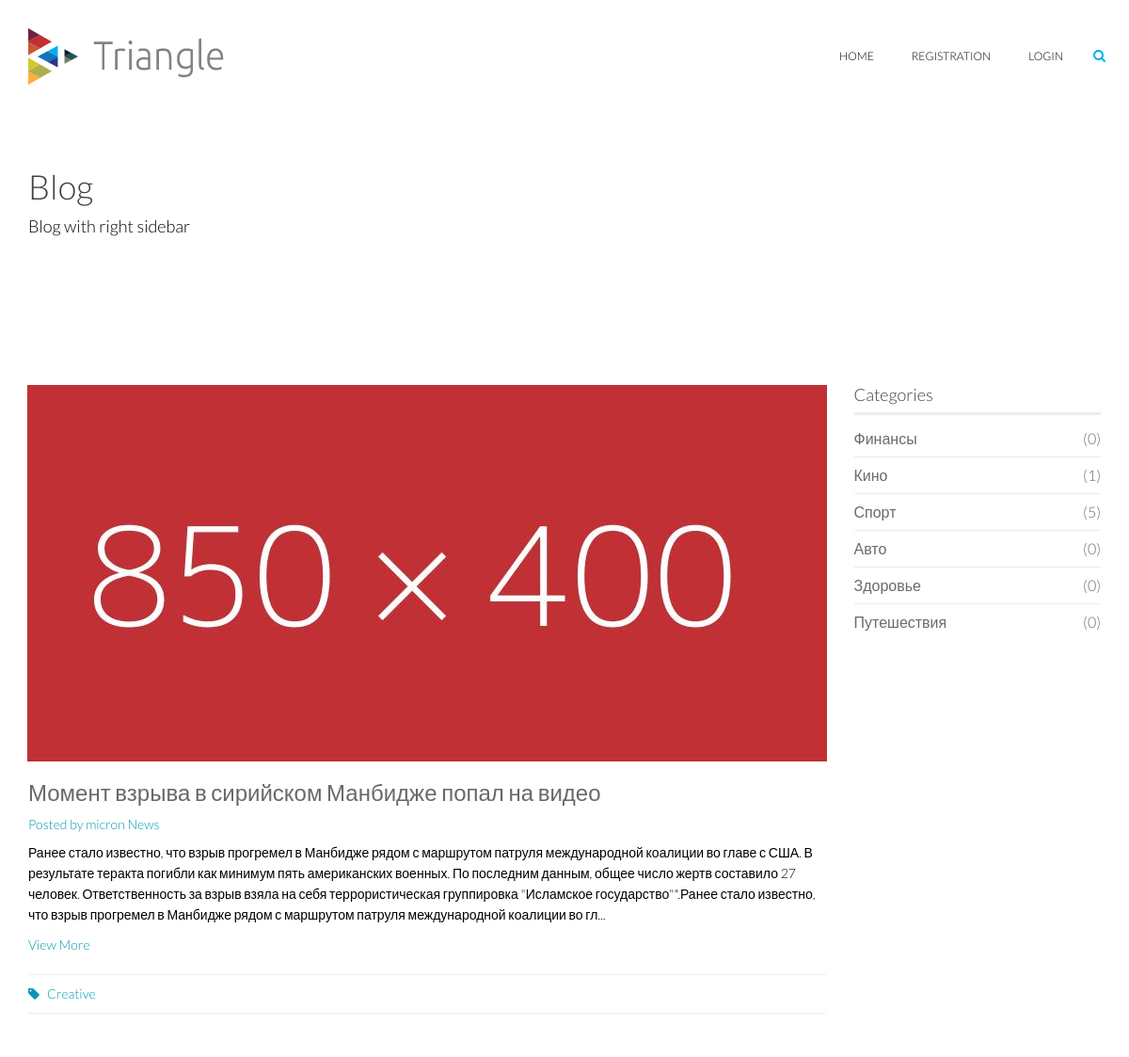
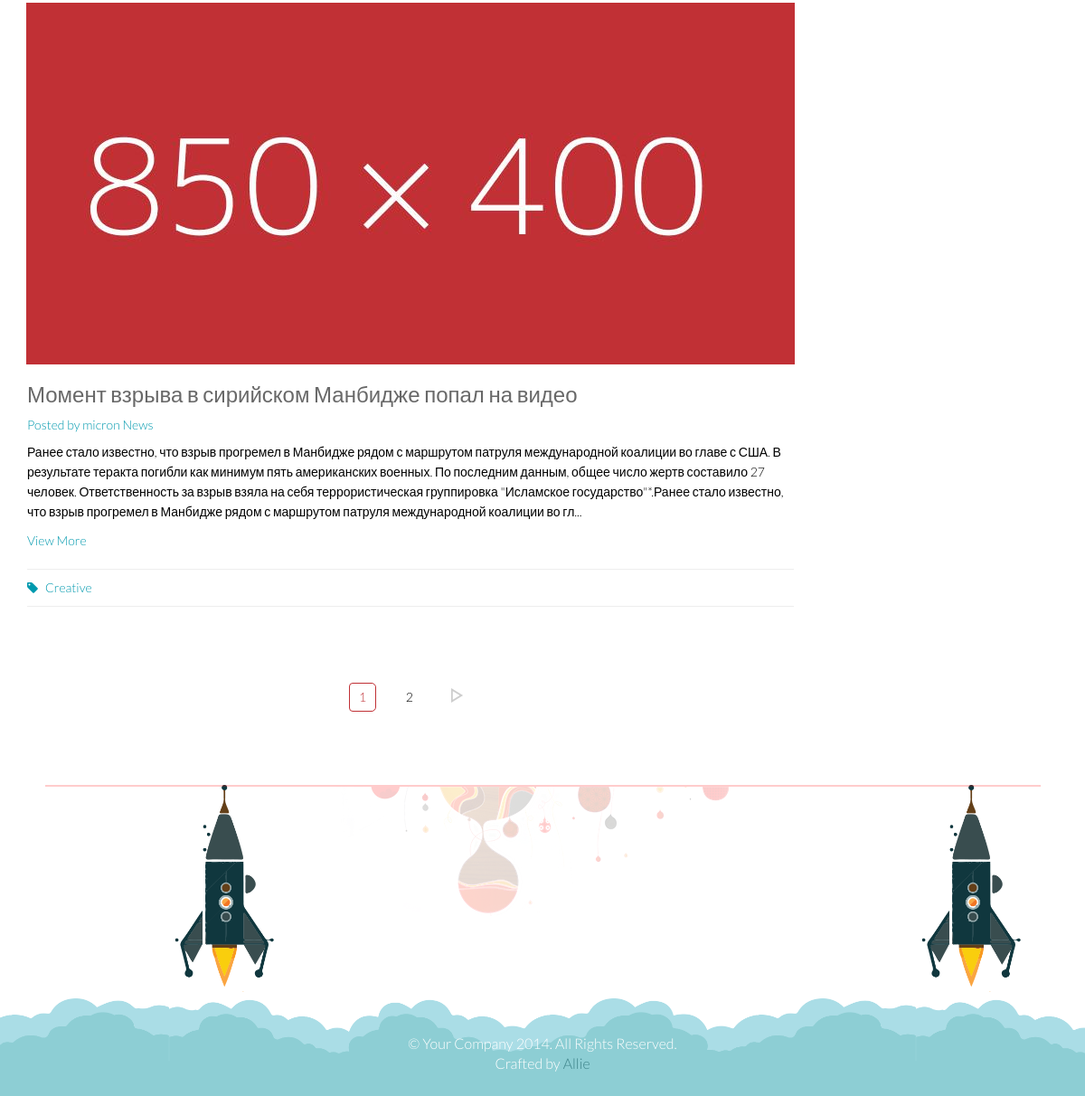
Before: / with the older database file (2 pictures, top to bottom).
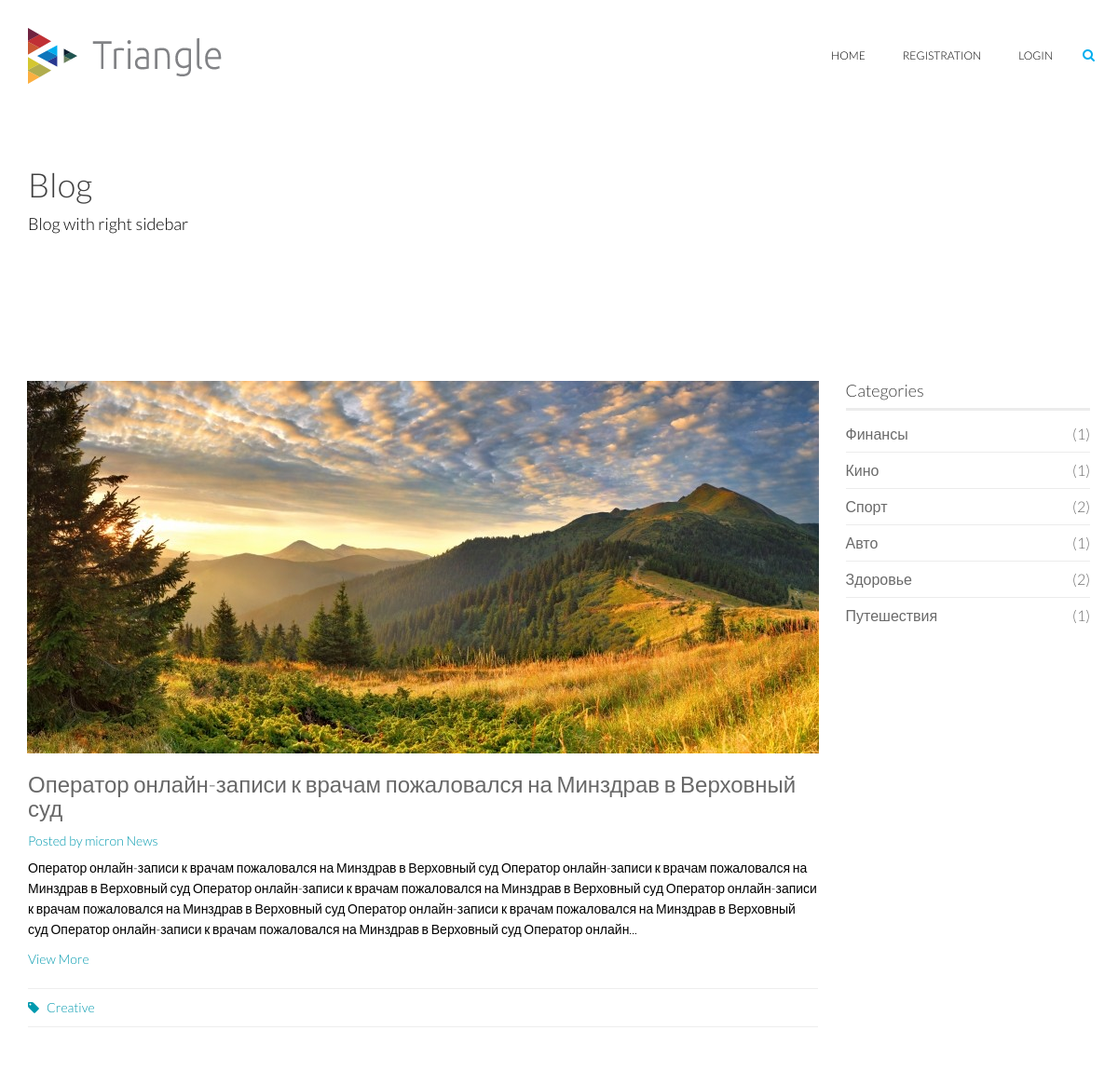
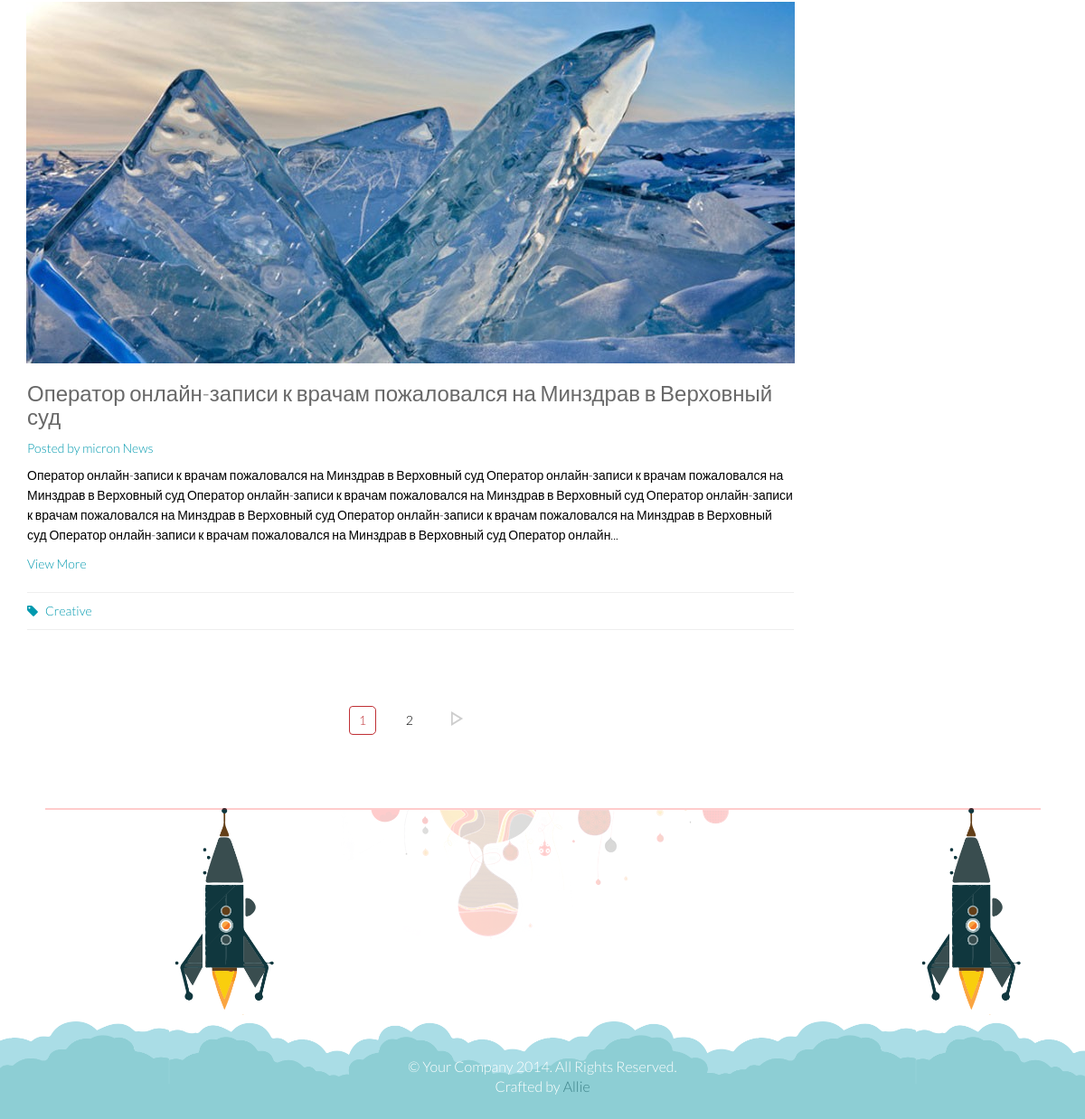
After: the same page with the newer database file (2 pictures, top to bottom).
### tables this page shows
CREATE TABLE `news` (
  `id` int(11) NOT NULL,
  `picture` varchar(255) NOT NULL,
  `caption` varchar(255) NOT NULL,
  `description` text NOT NULL,
  `love` int(11) NOT NULL DEFAULT '0',
  `comments` int(11) NOT NULL DEFAULT '0',
  `date` date NOT NULL,
  `category_id` int(11) NOT NULL,
  `author` varchar(32) NOT NULL,
  `activism` varchar(1) NOT NULL
);

CREATE TABLE `category` (
  `id` int(11) NOT NULL,
  `name` varchar(255) NOT NULL,
  `sort_order` int(11) NOT NULL
);

### components/components.php (called while the page is built, shortened)
<?php
function connectionToTheDatabase()
{
	try {
  	$connect = new PDO(HOST, USERNAME, PASSWORD);
	} catch(PDOException $err) {
  	echo "Ошибка: не удается подключиться: " . $err->getMessage();
	}
	return $connect;
}
function displayTheTemplateNewParameter($folder, $res, $data, $categories, $categoryID)
{
	$template = ROOT.'/views/'.$folder.'/view.php';
	include_once($template);
	return true;
}
function getTotalRecords($categoryID) {
	$db = connectionToTheDatabase();
	$activism = 'Y';
	$PageSql = 'SELECT COUNT(*) as count FROM news WHERE category_id = :category_id AND activism = :activism';
	$statement = $db->prepare($PageSql);
	$statement->bindParam(':category_id', $categoryID, PDO::PARAM_INT);
	$statement->bindParam(':activism', $activism, PDO::PARAM_STR);
	$statement->setFetchMode(PDO::FETCH_ASSOC);
	$statement->execute();
	$row = $statement->fetch();
	return $row['count'];
}

### controllers/controllers.php (called while the page is built, shortened)
<?php
function displayEntries()
{
	$categories = getCategoriesList();
	$data = getPaginationData();
	$action = getAction();
	$count = countingRecords($action);
	$data['page'] = false;
	if ($count > 2) { $data['page'] = true; }
	$res = getAllRecords($data['start'], $data['perpage']);
	displayTheTemplateNewParameter('blogging', $res, $data, $categories, array());
	return true;
}

### models/models.php (called while the page is built, shortened)
<?php
function getAllRecords($start, $perpage)
{
	$activism = 'Y';
	$db = connectionToTheDatabase();
	$sql = 'SELECT * FROM news WHERE activism = :activism ORDER BY id DESC LIMIT :start, :perpage ';
	$statement = $db->prepare($sql);
	$statement->bindParam(':start', $start, PDO::PARAM_INT);
	$statement->bindParam(':perpage', $perpage, PDO::PARAM_INT);
	$statement->bindParam(':activism', $activism, PDO::PARAM_STR);
	$statement->execute();
	$data = $statement->fetchAll(PDO::FETCH_CLASS);
	if (!empty($data)) return $data;
	else return showTemplate("На этой странице нету контента...", "message_2", true);
}
function getCategoriesList()
{
	$db = connectionToTheDatabase();
	$categoryList = array();
  $result = $db->query('SELECT id, name FROM category ORDER BY sort_order ASC');
  $i = 0;
  while ($row = $result->fetch()) {
      $categoryList[$i]['id'] = $row['id'];
      $categoryList[$i]['name'] = $row['name'];
      $i++;
  }
  return $categoryList;
}

### views/layouts/categories.php (the view, shortened to what the changed rows need)
<?php if ($folder == 'blogging') { ?>
	<?php foreach ($categories as $categoryItem): ?>
		<li  class="<?=$active = (isset($_GET['categoryID'])) ? (($_GET['categoryID'] == $categoryItem['id']) ? 'active' : '') : '';  ?>">
			<a href="?action=category&amp;categoryID=<?php echo $categoryItem['id'];?>">
				<?php echo $categoryItem['name'];?>
				<span class="pull-right">(<?php echo $common = !empty(getTotalRecords($categoryItem['id'])) ? getTotalRecords($categoryItem['id']) : '0' ?>)</span>
			</a>
		</li>
	<?php endforeach; ?>
<?php } ?>

### views/blogging/view.php (shortened to what the changed rows need)
<?php require_once(ROOT.'/views/layouts/header.php'); ?>
    <?php require_once(ROOT.'/views/layouts/heading.php'); ?>
    <section id="blog" class="padding-top">
        <div class="container">
            <div class="row">
                <div class="col-md-9 col-sm-7">
                    <div class="row">
                        <?php if (is_array($res)): ?>
                            <?php foreach ($res as $item): ?>
                                <div class="col-sm-12 col-md-12">
                                    <div class="single-blog single-column">
                                        <div class="post-thumb">
                                            <a href="#">
                                                <img src="<?php
                                                        if (!empty($item->picture)) {
                                                            echo $item->picture;
                                                        } else {
                                                            echo '/template/images/blog/9.jpg';
                                                        }
                                                        ?>"
                                                     class="img-responsive"
                                                     alt=""></a>
                                        </div>
                                        <div class="post-content overflow">
                                            <h2 class="post-title bold"><a href="?action=detail&amp;item=<?=$item->id ?>"><?=$item->caption ?></a></h2>
                                            <h3 class="post-author"><a href="#">Posted by micron News</a></h3>
                                            <p><?=mb_strimwidth($item->description, 0, 450, "..."); ?></p>
                                            <a href="#" class="read-more">View More</a>
                                            <div class="post-bottom overflow">
                                                <ul class="nav navbar-nav post-nav">
                                                    <li><a href="#"><i class="fa fa-tag"></i>Creative</a></li>
                                                </ul>
                                            </div>
                                        </div>
                                    </div>
                                </div>
                            <?php endforeach; ?>
                        <?php endif; ?>
                    </div>
                    <?php require_once(ROOT.'/views/layouts/pagination.php'); ?>
                 </div>
                <div class="col-md-3 col-sm-5">
                    <div class="sidebar blog-sidebar">
                        <div class="sidebar-item categories">
                            <ul class="nav navbar-stacked">
                                <?php require_once(ROOT.'/views/layouts/categories.php');?>
                            </ul>
                        </div>
                    </div>
                </div>
            </div>
        </div>
    </section>
<?php require_once(ROOT.'/views/layouts/footer.php'); ?>

### views/layouts/pagination.php (shortened to what the changed rows need)
<?php if (isset($data['page'])) { ?>
    <?php if ($data['page']): ?>
        <div class="blog-pagination">
            <ul class="pagination">
                <?php if ($data['curpage'] != $data['endpage']) { ?>
                    <li><a href="?action=page&amp;page=<?php echo $data['nextpage'] ?>"><?php echo $data['nextpage'] ?></a></li>
                    <li class="endpage"><a href="?action=page&amp;page=<?php echo $data['endpage'] ?>">right</a></li>
                <?php } ?>
            </ul>
        </div>
    <?php endif; ?>
<?php } ?>

Changed rows visible on the page:
removed news: caption "Момент взрыва в сирийском Манбидже попал на видео", description "Ранее стало известно, что взрыв прогремел в Манбидже рядом с маршрутом патруля международной коалиции во главе с США. В результате теракта погибли как минимум пять американских военных. По последним данным, общее число жертв составило 27 человек. Ответственность за взрыв взяла на себя террористическая группировка \"Исламское государство\"*.Ранее стало известно, что взрыв прогремел в Манбидже рядом с маршрутом патруля международной коалиции во гл..."
no longer on this page (row edited): news: caption "Момент взрыва в сирийском Манбидже попал на видео", description "Ранее стало известно, что взрыв прогремел в Манбидже рядом с маршрутом патруля международной коалиции во главе с США. В результате теракта погибли как минимум пять американских военных. По последним данным, общее число жертв составило 27 человек. Ответственность за взрыв взяла на себя террористическая группировка \"Исламское государство\"*.Ранее стало известно, что взрыв прогремел в Манбидже рядом с маршрутом патруля международной коалиции во гл..."
added news: picture (picture), caption "Оператор онлайн-записи к врачам пожаловался на Минздрав в Верховный суд", description "Оператор онлайн-записи к врачам пожаловался на Минздрав в Верховный суд Оператор онлайн-записи к врачам пожаловался на Минздрав в Верховный суд Оператор онлайн-записи к врачам пожаловался на Минздрав в Верховный суд Оператор онлайн-записи к врачам пожаловался на Минздрав в Верховный суд Оператор онлайн-записи к врачам пожаловался на Минздрав в Верховный суд Оператор онлайн-записи к врачам пожаловался на Минздрав в Верховный суд Оператор онлайн..."
added news: picture (picture), caption "Оператор онлайн-записи к врачам пожаловался на Минздрав в Верховный суд", description "Оператор онлайн-записи к врачам пожаловался на Минздрав в Верховный суд Оператор онлайн-записи к врачам пожаловался на Минздрав в Верховный суд Оператор онлайн-записи к врачам пожаловался на Минздрав в Верховный суд Оператор онлайн-записи к врачам пожаловался на Минздрав в Верховный суд Оператор онлайн-записи к врачам пожаловался на Минздрав в Верховный суд Оператор онлайн-записи к врачам пожаловался на Минздрав в Верховный суд Оператор онлайн...", category "2"
computed for category "Финансы": id "0" → "1"
computed for category "Спорт": id "5" → "2"
computed for category "Авто": id "0" → "1"
computed for category "Здоровье": id "0" → "2"
computed for category "Путешествия": id "0" → "1"
Other visible differences:
$data['nextpage']: "2" → (not shown)
